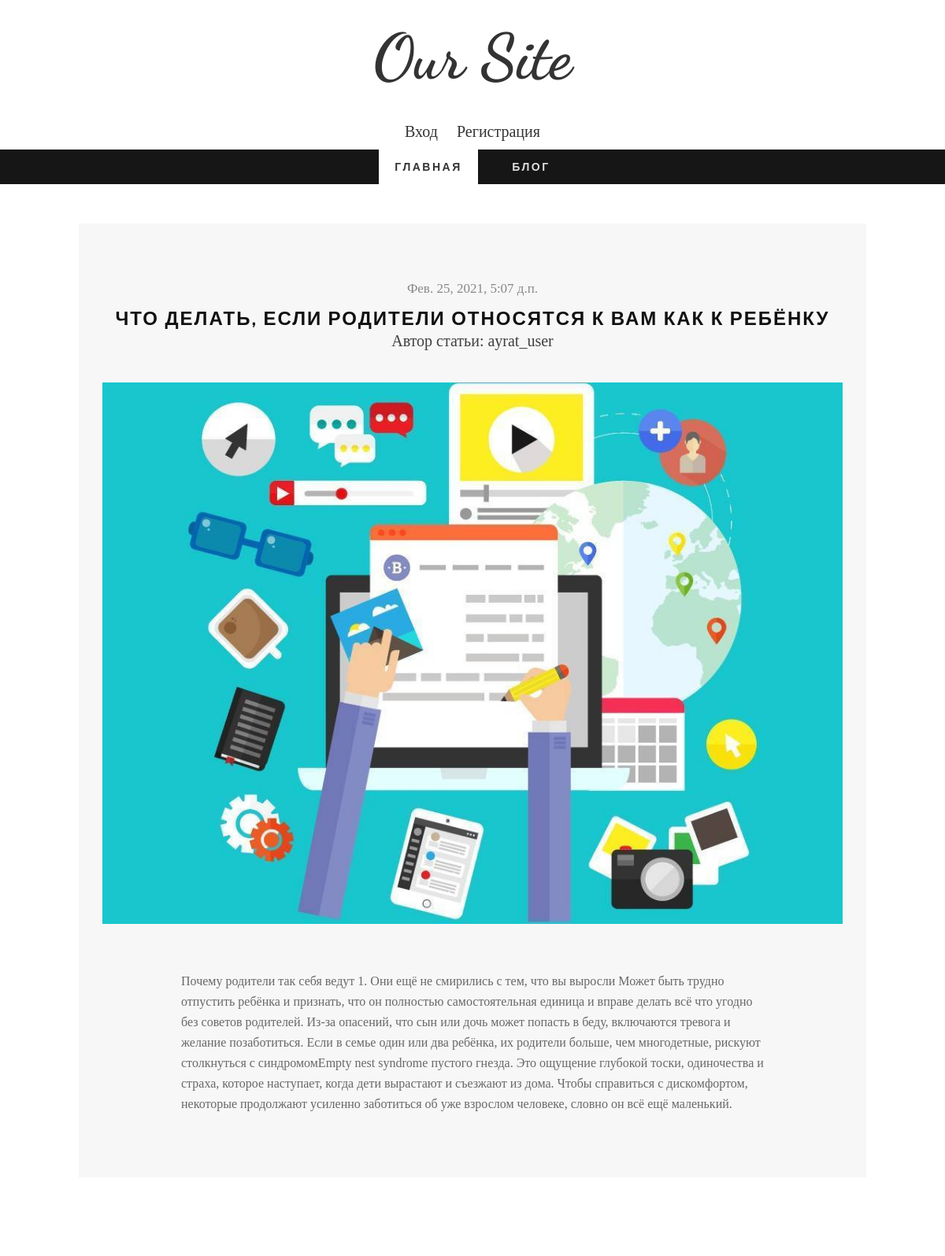
Page /blog/2 on the committed database.
### blog/models.py (models this page shows)
class Post(models.Model):
    title = models.CharField('Название', max_length=100)
    text = models.TextField('Текст')
    date = models.DateTimeField('Дата публикации', default=timezone.now)
    author = models.ForeignKey(User, verbose_name='Автор', on_delete=models.CASCADE)
    image = models.ImageField('Изображение', default='', upload_to='posts/')
    class Meta():
        verbose_name = 'Пост'
        verbose_name_plural = 'Посты'

### blog/views.py (the view)
# urls.py: path('blog/<int:pk>', views.BlogDetailView.as_view(), name='single-page')
class BlogDetailView(DetailView):
    model = Post
    template_name = 'blog/single.html'
    context_object_name = 'post'
    def get_context_data(self, **kwargs):
        ctx = super(BlogDetailView, self).get_context_data(**kwargs)
        ctx['title'] = f'Запись - {Post.title}'
        return ctx

### blog/templates/blog/single.html
{% extends 'blog/main.html' %}
    {% block content %}
		<div class="wrap-container">
			<div id="main-content">
				<div class="wrap-content">
					<div class="row">
						<article class="single-post zerogrid">
							<div class="row wrap-post">
								<div class="entry-header">
									<span class="time">{{ post.date }}</span>
									<h2 class="entry-title"><a href="#">{{ post.title }}</a></h2>
									<span style='font-size: 20px;'>Автор статьи: {{ post.author }}</span>
								</div>
								<div class="post-thumbnail-wrap">
									<img src="{{ post.image.url }}">
								</div>
								<div class="entry-content">
									<div class="excerpt">
										<p>
											{{ post.text }}
										</p>
									</div>
								</div>
							</div>
						</article>
					</div>
				</div>
			</div>
		</div>
	{% endblock %}

### blog/static/blog/css/zerogrid.css (style rules this page uses)
.zerogrid { width: 1000px; position: relative; margin: 0 auto; padding: 0px; }
.zerogrid:after { content: "\0020"; display: block; height: 0; clear: both; visibility: hidden; }
.zerogrid .row:before,.row:after { content: '\0020'; display: block; overflow: hidden; visibility: hidden; width: 0; height: 0; }
.zerogrid .row:after { clear: both; }
.zerogrid .row { zoom: 1; }

### blog/static/blog/css/style.css (style rules this page uses)
a,abbr,acronym,address,applet,article,aside,audio,b,blockquote,big,body,center,canvas,caption,cite,code,command,datalist,dd,del,details,dfn,dl,div,dt,em,embed,fieldset,figcaption,figure,font,footer,form,h1,h2,h3,h4,h5,h6,header,hgroup,html,i,iframe,img,ins,kbd,keygen,label,legend,li,meter,nav,object,ol,output,p,pre,progress,q,s,samp,section,small,span,source,strike,strong,sub,sup,table,tbody,tfoot,thead,th,tr,tdvideo,tt,u,ul,var { background:transparent;border:0 none;font-size:100%;margin:0;padding:0;border:0;outline:0;vertical-align:top; }
img { vertical-align:top; }
article, aside, audio, canvas, command, datalist, details, embed, figcaption, figure, footer, header, hgroup, keygen, meter, nav, output, progress, section, source, video { display:block; }
* { -webkit-box-sizing: border-box; -moz-box-sizing: border-box; box-sizing: border-box; }
html { -webkit-text-size-adjust: none; }
img { max-width:100%; height: auto;width: auto\9; }
a { color: #333;text-decoration: none; }
h1, h2 { font-size: 25px;line-height: 30px; }
h1, h2, h3, h4, h5, h6 { clear: both;hyphens: auto; color: #000;line-height: 1.2;font-family: 'Montserrat', sans-serif;letter-spacing: 1px; }
p { margin: 10px 0; }
.post:after, .post:before, article:after, article:before, section:after, section:before { clear: both; content: '\0020'; display: block; visibility: hidden; width: 0; height: 0; }
html, body { width:100%; padding:0; margin:0; }
body { font: 16px/26px Arial, Helvetica, sans-serif;font-family: 'Crimson Text', serif;background: #fff; }
#main-content .wrap-content { padding: 50px 0; }
.single-post .wrap-post, .comments-are { background: #f7f7f7;padding:30px; position: relative; }
.single-post .wrap-post { margin-bottom: 50px; }
article { background: #ffffff; color: #3F3F3F; margin-bottom: 40px;padding-bottom: 10px; }
article:after, article:before { clear: both; content: '\0020'; display: block; visibility: hidden; width: 0; height: 0; }
article .post-thumbnail-wrap { text-align: center;width: 100%;margin-bottom: 10px; }
article .entry-header { text-align: center; }
article.single-post .entry-header { padding: 40px 0; }
article.single-post .entry-header h2.entry-title { font-family: 'Cabin', Helvetica, sans-serif;font-size: 24px;font-weight: bold;line-height: 30px;color: #111;letter-spacing: 2px;margin: 0;text-transform: uppercase; }
article.single-post .entry-header h2.entry-title a { color: #111;margin: 0; }
article .entry-header .time { font-family: "Merriweather",Georgia,serif;color: #888;font-size: 17px;padding-bottom: 10px;display: block; }
article .entry-content { padding: 40px 100px; text-align: left; }
article .entry-content p { font-size: 16px;color: #686868; }

### rows in the picture
Post: date "Фев. 25, 2021, 5:07 д.п.", title "ЧТО ДЕЛАТЬ, ЕСЛИ РОДИТЕЛИ ОТНОСЯТСЯ К ВАМ КАК К РЕБЁНКУ", author "ayrat_user", image (picture), text "Почему родители так себя ведут 1. Они ещё не смирились с тем, что вы выросли Может быть трудно отпустить ребёнка и признать, что он полностью самостоятельная единица и вправе делать всё что угодно без советов родителей. Из‑за опасений, что сын или дочь может попасть в беду, включаются тревога и желание позаботиться. Если в семье один или два ребёнка, их родители больше, чем многодетные, рискуют столкнуться с синдромомEmpty nest syndrome пустого гнезда. Это ощущение глубокой тоски, одиночества и страха, которое наступает, когда дети вырастают и съезжают из дома. Чтобы справиться с дискомфортом, некоторые продолжают усиленно заботиться об уже взрослом человеке, словно он всё ещё маленький."
